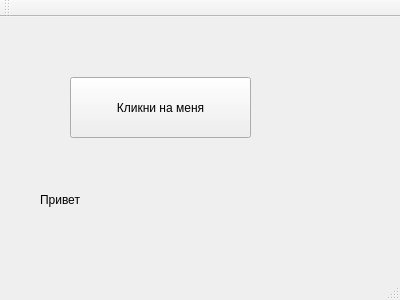
<?xml version="1.0" encoding="UTF-8"?>
<ui version="4.0">
 <class>MainWindow</class>
 <widget class="QMainWindow" name="MainWindow">
  <property name="geometry">
   <rect>
    <x>0</x>
    <y>0</y>
    <width>400</width>
    <height>300</height>
   </rect>
  </property>
  <property name="windowTitle">
   <string>MainWindow</string>
  </property>
  <widget class="QWidget" name="centralWidget">
   <widget class="QPushButton" name="pushButton">
    <property name="geometry">
     <rect>
      <x>70</x>
      <y>60</y>
      <width>181</width>
      <height>61</height>
     </rect>
    </property>
    <property name="text">
     <string>Кликни на меня</string>
    </property>
   </widget>
   <widget class="QLabel" name="label">
    <property name="geometry">
     <rect>
      <x>40</x>
      <y>162</y>
      <width>151</width>
      <height>41</height>
     </rect>
    </property>
    <property name="text">
     <string>Привет</string>
    </property>
   </widget>
  </widget>
  <widget class="QMenuBar" name="menuBar">
   <property name="geometry">
    <rect>
     <x>0</x>
     <y>0</y>
     <width>400</width>
     <height>21</height>
    </rect>
   </property>
  </widget>
  <widget class="QToolBar" name="mainToolBar">
   <attribute name="toolBarArea">
    <enum>TopToolBarArea</enum>
   </attribute>
   <attribute name="toolBarBreak">
    <bool>false</bool>
   </attribute>
  </widget>
  <widget class="QStatusBar" name="statusBar"/>
 </widget>
 <layoutdefault spacing="6" margin="11"/>
 <resources/>
 <connections/>
</ui>
